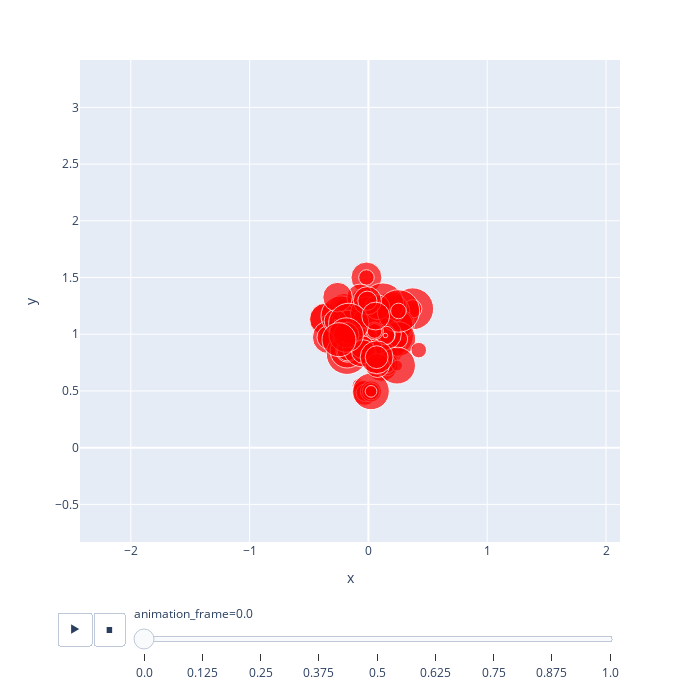

Notebook code for this chart:
### Code cell
nb_timesteps = 9
tlist = np.linspace(0, 1, nb_timesteps)
Xt = []
for i in range(nb_timesteps):
    t = tlist[i]
    Xt.append( (1-t)*X[:,I] + t*Y[:,J])
Xt = np.array(Xt)
x1s = Xt[:,0].reshape(-1)
x2s = Xt[:,1].reshape(-1)
times = np.repeat(tlist, Xt.shape[2])
sizes = np.tile(Pij, nb_timesteps)                   
margin = 0.3
fig = px.scatter(x=x1s, y=x2s, animation_frame=times, 
    color_discrete_sequence=["Red"], size=sizes, size_max=30,
    range_x=[Y[0].min()-margin,Y[0].max()+margin], range_y=[Y[1].min()-margin,Y[1].max()+margin],
    width=700, height=700)
color_params = np.array(tlist*255, dtype=int)
for i in range(nb_timesteps):
    fig.frames[i].data[0].marker["color"] = f"rgb({255-color_params[i]},0,{color_params[i]})"
fig.show()

### Figure 1 — Plotly figure (JSON) as saved in the notebook; plotly's stock layout.template omitted (floating-point values rounded to 4 significant figures; data arrays with more than 128 entries replaced by an {"elided": "..."} marker saying what was removed)
{"data": [{"hovertemplate": "animation_frame=0.0<br>x=%{x}<br>y=%{y}<br>size=%{marker.size}<extra></extra>", "legendgroup": "", "marker": {"color": "Red", "size": {"elided": "139 float values"}, "sizemode": "area", "sizeref": 2.378e-05, "symbol": "circle"}, "mode": "markers", "name": "", "orientation": "v", "showlegend": false, "type": "scatter", "x": {"elided": "139 float values"}, "xaxis": "x", "y": {"elided": "139 float values"}, "yaxis": "y"}], "layout": {"height": 700, "legend": {"itemsizing": "constant", "tracegroupgap": 0}, "margin": {"t": 60}, "sliders": [{"active": 0, "currentvalue": {"prefix": "animation_frame="}, "len": 0.9, "pad": {"b": 10, "t": 60}, "steps": [{"args": [["0.0"], {"frame": {"duration": 0, "redraw": false}, "fromcurrent": true, "mode": "immediate", "transition": {"duration": 0, "easing": "linear"}}], "label": "0.0", "method": "animate"}, {"args": [["0.125"], {"frame": {"duration": 0, "redraw": false}, "fromcurrent": true, "mode": "immediate", "transition": {"duration": 0, "easing": "linear"}}], "label": "0.125", "method": "animate"}, {"args": [["0.25"], {"frame": {"duration": 0, "redraw": false}, "fromcurrent": true, "mode": "immediate", "transition": {"duration": 0, "easing": "linear"}}], "label": "0.25", "method": "animate"}, {"args": [["0.375"], {"frame": {"duration": 0, "redraw": false}, "fromcurrent": true, "mode": "immediate", "transition": {"duration": 0, "easing": "linear"}}], "label": "0.375", "method": "animate"}, {"args": [["0.5"], {"frame": {"duration": 0, "redraw": false}, "fromcurrent": true, "mode": "immediate", "transition": {"duration": 0, "easing": "linear"}}], "label": "0.5", "method": "animate"}, {"args": [["0.625"], {"frame": {"duration": 0, "redraw": false}, "fromcurrent": true, "mode": "immediate", "transition": {"duration": 0, "easing": "linear"}}], "label": "0.625", "method": "animate"}, {"args": [["0.75"], {"frame": {"duration": 0, "redraw": false}, "fromcurrent": true, "mode": "immediate", "transition": {"duration": 0, "easing": "linear"}}], "label": "0.75", "method": "animate"}, {"args": [["0.875"], {"frame": {"duration": 0, "redraw": false}, "fromcurrent": true, "mode": "immediate", "transition": {"duration": 0, "easing": "linear"}}], "label": "0.875", "method": "animate"}, {"args": [["1.0"], {"frame": {"duration": 0, "redraw": false}, "fromcurrent": true, "mode": "immediate", "transition": {"duration": 0, "easing": "linear"}}], "label": "1.0", "method": "animate"}], "x": 0.1, "xanchor": "left", "y": 0, "yanchor": "top"}], "updatemenus": [{"buttons": [{"args": [null, {"frame": {"duration": 500, "redraw": false}, "fromcurrent": true, "mode": "immediate", "transition": {"duration": 500, "easing": "linear"}}], "label": "&#9654;", "method": "animate"}, {"args": [[null], {"frame": {"duration": 0, "redraw": false}, "fromcurrent": true, "mode": "immediate", "transition": {"duration": 0, "easing": "linear"}}], "label": "&#9724;", "method": "animate"}], "direction": "left", "pad": {"r": 10, "t": 70}, "showactive": false, "type": "buttons", "x": 0.1, "xanchor": "right", "y": 0, "yanchor": "top"}], "width": 700, "xaxis": {"anchor": "y", "domain": [0, 1], "range": [-2.428, 2.118], "title": {"text": "x"}, "type": "linear"}, "yaxis": {"anchor": "x", "domain": [0, 1], "range": [-0.8319, 3.418], "title": {"text": "y"}, "type": "linear"}}}
